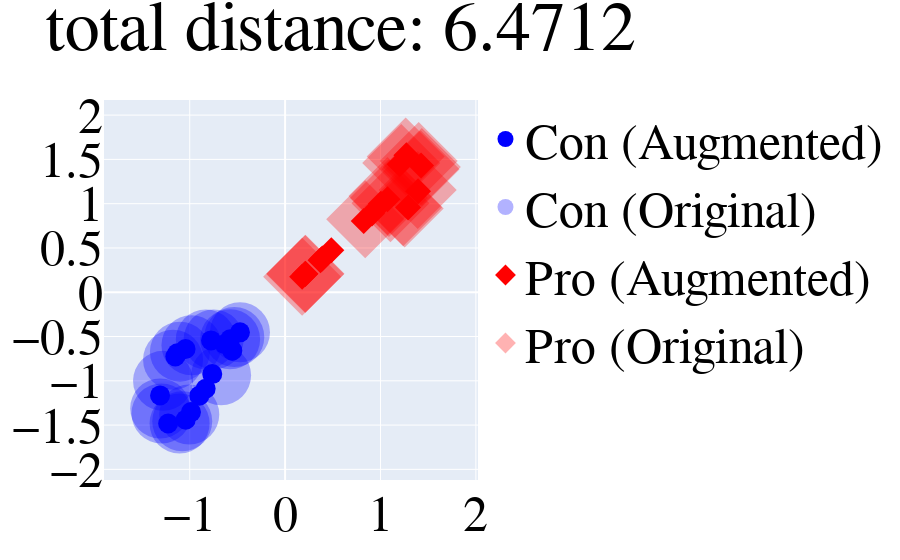
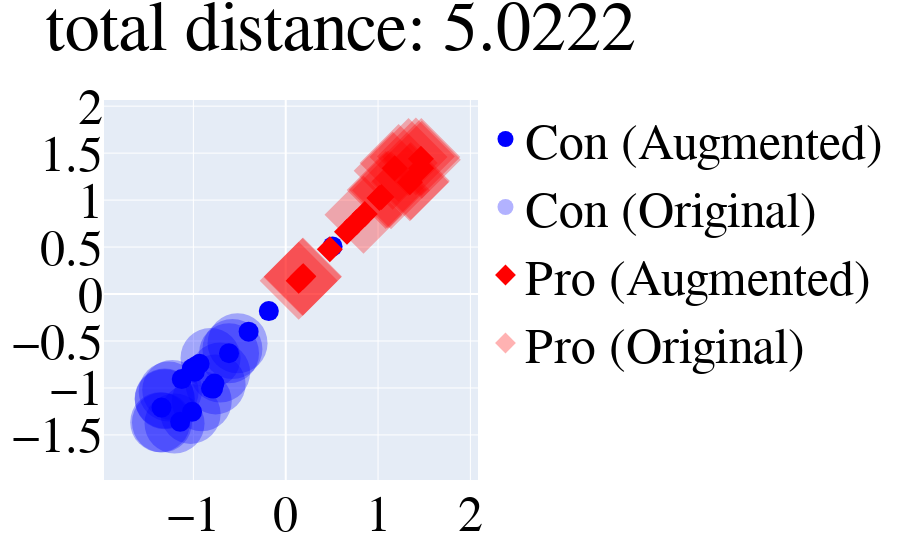
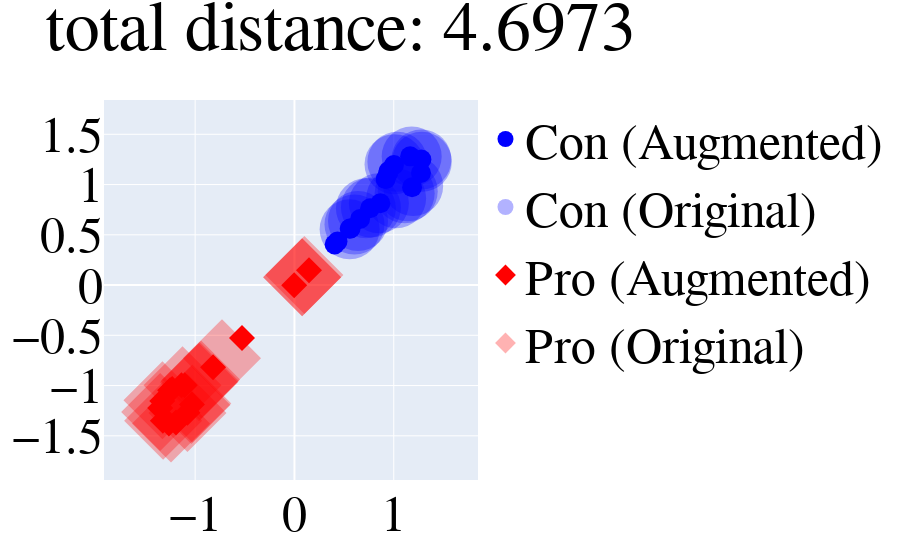
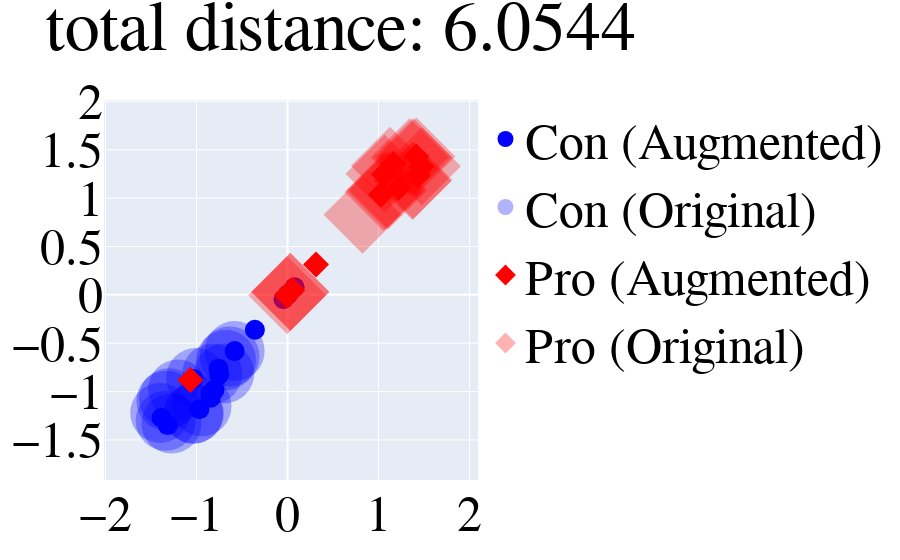

The notebook cell saved with these charts, in order:
### Code cell
datasets = ['pc','cr','subj']
methods = ['eda','wordnet','aeda','backtranslation']
for dataset in datasets:
    for method in methods:
        run(dataset,method)

### Figure 1 — Plotly figure (JSON) as saved in the notebook; plotly's stock layout.template omitted (floating-point values rounded to 4 significant figures)
{"data": [{"hovertemplate": "%{text}", "marker": {"color": "blue", "opacity": 1, "size": 20, "symbol": "circle"}, "mode": "markers", "name": "Con (Augmented)", "text": ["Text: Functions don't work as well as if individual items ( fax,) <br> Label: Con (augmented) <br> Distance: 0.62383", "Text: recharges slowly with NiMH. Small 8MB card. <br> Label: Con (augmented) <br> Distance: 0.25245", "Text: Port cover, antenna when offer, takes a bit to find sweet daub. <br> Label: Con (augmented) <br> Distance: 0.06664", "Text: Brightness varies too much on LCD, video out, and diverge computer <br> Label: Con (augmented) <br> Distance: 0.37296", "Text: smears and ink blots <br> Label: Con (augmented) <br> Distance: 0.64890", "Text: No USB and soar no optical zoom, not great in low light <br> Label: Con (augmented) <br> Distance: 0.16458", "Text: practice not fold very compact. <br> Label: Con (augmented) <br> Distance: 1.07348", "Text: so new accessary that it's hard to find or get accessories for <br> Label: Con (augmented) <br> Distance: 0.05071", "Text: package / driver problems <br> Label: Con (augmented) <br> Distance: 0.76465", "Text: Sometimes more than one sheet of composition is extract through at a time <br> Label: Con (augmented) <br> Distance: 0.29872", "Text: could do with more pixals <br> Label: Con (augmented) <br> Distance: 0.00000", "Text: Back-light No at night. <br> Label: Con (augmented) <br> Distance: 0.35338", "Text: A little axerophthol noisy.  <br> Label: Con (augmented) <br> Distance: 0.00000", "Text: Battery life is tremendous <br> Label: Con (augmented) <br> Distance: 1.33762", "Text: sh_t pictures most of the time, non viewfinder not accurate <br> Label: Con (augmented) <br> Distance: 0.38746"], "type": "scatter", "x": [-1.042, -1.226, -1.151, -0.5533, -1.044, -1.311, -0.899, -0.9868, -0.8331, -0.6338, -0.5765, -0.7638, -0.4731, -0.7766, -1.131], "y": [-1.439, -1.482, -0.7258, -0.6595, -0.6404, -1.165, -1.168, -1.353, -1.09, -0.5871, -0.5306, -0.9242, -0.4528, -0.5437, -0.6885]}, {"hovertemplate": "%{text}", "marker": {"color": "blue", "opacity": 0.3, "size": 60, "symbol": "circle"}, "mode": "markers", "name": "Con (Original)", "text": ["Text: Functions don't work as well as if individual items (separate fax, etc) <br> Label: Con (original) <br> Distance: 0.62383", "Text: Flash recharges slowly with NiMH. Small 8MB card. <br> Label: Con (original) <br> Distance: 0.25245", "Text: Port cover, antenna when extended, takes a bit to find sweet spot. <br> Label: Con (original) <br> Distance: 0.06664", "Text: Brightness varies too much on LCD, video out, and computer <br> Label: Con (original) <br> Distance: 0.37296", "Text: Ink smears and ink blots <br> Label: Con (original) <br> Distance: 0.64890", "Text: No USB and no optical zoom, not great in low light <br> Label: Con (original) <br> Distance: 0.16458", "Text: Does not fold very compact. <br> Label: Con (original) <br> Distance: 1.07348", "Text: so new that it's hard to find or get accessories for <br> Label: Con (original) <br> Distance: 0.05071", "Text: Software / driver problems <br> Label: Con (original) <br> Distance: 0.76465", "Text: Sometimes more than one sheet of paper is pulled through at a time <br> Label: Con (original) <br> Distance: 0.29872", "Text: could do with more pixals <br> Label: Con (original) <br> Distance: 0.00000", "Text: No Back-light at night. <br> Label: Con (original) <br> Distance: 0.35338", "Text: A little noisy.  <br> Label: Con (original) <br> Distance: 0.00000", "Text: Battery life is terrible <br> Label: Con (original) <br> Distance: 1.33762", "Text: sh_t pictures most of the time, viewfinder not accurate <br> Label: Con (original) <br> Distance: 0.38746"], "type": "scatter", "x": [-1.103, -1.309, -1.175, -0.6711, -1.078, -1.296, -0.5326, -1.005, -1.106, -0.7493, -0.5765, -0.8313, -0.4731, -1.28, -0.9818], "y": [-0.6708, -1.312, -0.7615, -0.9383, -1.458, -1.369, -0.5045, -1.38, -1.482, -0.5339, -0.5306, -0.5322, -0.4528, -1.001, -0.5987]}, {"hovertemplate": "%{text}", "marker": {"color": "red", "opacity": 1, "size": 20, "symbol": "diamond"}, "mode": "markers", "name": "Pro (Augmented)", "text": ["Text: Great  <br> Label: Pro (augmented) <br> Distance: 0.02194", "Text: Quality Screen, no shutter lag, excellent pictures, fantastic. <br> Label: Pro (augmented) <br> Distance: 1.89282", "Text: Excellent quality prints., slow to install. <br> Label: Pro (augmented) <br> Distance: 0.51466", "Text: 5, manual features, construction, quality, software interface, quick charger. <br> Label: Pro (augmented) <br> Distance: 1.10495", "Text: cheap <br> Label: Pro (augmented) <br> Distance: 0.95117", "Text: velocity, clarity <br> Label: Pro (augmented) <br> Distance: 0.00000", "Text: fabulous picture quality, operation quick very <br> Label: Pro (augmented) <br> Distance: 0.04088", "Text: egronomic anatomy, inexpensive, loud ringer, several appurtenance included, fm tuner, minibrowser <br> Label: Pro (augmented) <br> Distance: 0.19009", "Text: A solidly little  great built printer. <br> Label: Pro (augmented) <br> Distance: 0.83807", "Text: photos picture Great <br> Label: Pro (augmented) <br> Distance: 0.53366", "Text: photos, ease of carrying, no downloading <br> Label: Pro (augmented) <br> Distance: 2.33359", "Text: small, enough features &#13;&#XIII 10; <br> Label: Pro (augmented) <br> Distance: 0.00000", "Text: ...small <br> Label: Pro (augmented) <br> Distance: 0.00000", "Text: great it! Great first digital camera, Comes docking with station, charger, fair price, Buy quality. <br> Label: Pro (augmented) <br> Distance: 0.07611", "Text: Easy to use, great battery life, variety of ringtones and faceplates to loose buy. <br> Label: Pro (augmented) <br> Distance: 0.20771"], "type": "scatter", "x": [1.272, 0.3904, 1.289, 0.8243, 0.4845, 0.2098, 1.074, 1.004, 0.9109, 1.201, 0.3708, 0.2141, 0.1785, 1.425, 1.394], "y": [1.546, 0.3812, 0.9573, 0.804, 0.4739, 0.205, 1.05, 0.9998, 0.8886, 1.445, 0.3624, 0.2092, 0.1744, 1.43, 1.139]}, {"hovertemplate": "%{text}", "marker": {"color": "red", "opacity": 0.3, "size": 60, "symbol": "diamond"}, "mode": "markers", "name": "Pro (Original)", "text": ["Text: Great Pictures <br> Label: Pro (original) <br> Distance: 0.02194", "Text: Quality LCD Screen, no shutter lag, excellent pictures, fantastic movies. <br> Label: Pro (original) <br> Distance: 1.89282", "Text: Excellent quality prints., Easy to install. <br> Label: Pro (original) <br> Distance: 0.51466", "Text: 5 MP, manual features, construction, quality pictures, software interface, quick charger. <br> Label: Pro (original) <br> Distance: 1.10495", "Text: It's cheap <br> Label: Pro (original) <br> Distance: 0.95117", "Text: speed, clarity <br> Label: Pro (original) <br> Distance: 0.00000", "Text: fabulous picture quality, very quick operation <br> Label: Pro (original) <br> Distance: 0.04088", "Text: egronomic shape, inexpensive, loud ringer, several accessories included, fm tuner, minibrowser <br> Label: Pro (original) <br> Distance: 0.19009", "Text: A solidly built  great little printer. <br> Label: Pro (original) <br> Distance: 0.83807", "Text: Great picture photos <br> Label: Pro (original) <br> Distance: 0.53366", "Text: instant photos, ease of carrying, no downloading <br> Label: Pro (original) <br> Distance: 2.33359", "Text: small, enough features &#13;&#10; <br> Label: Pro (original) <br> Distance: 0.00000", "Text: ...small <br> Label: Pro (original) <br> Distance: 0.00000", "Text: Buy it! Great first digital camera, Comes with docking station, charger, fair price, great quality. <br> Label: Pro (original) <br> Distance: 0.07611", "Text: Easy to use, great battery life, variety of ringtones and faceplates to buy. <br> Label: Pro (original) <br> Distance: 0.20771"], "type": "scatter", "x": [1.264, 1.104, 1.433, 1.254, 0.8399, 0.2098, 1.089, 1.074, 1.237, 1.39, 1.217, 0.2141, 0.1785, 1.4, 1.42], "y": [1.533, 1.004, 1.413, 0.9454, 0.8251, 0.205, 1.065, 1.087, 0.9596, 1.155, 1.459, 0.2092, 0.1744, 1.483, 1.389]}], "layout": {"font": {"color": "black", "family": "Courier New, monospace", "size": 50}, "showlegend": true, "title": {"text": "total distance: 6.4712"}}}

### Figure 2 — Plotly figure (JSON) as saved in the notebook; plotly's stock layout.template omitted (floating-point values rounded to 4 significant figures)
{"data": [{"hovertemplate": "%{text}", "marker": {"color": "blue", "opacity": 1, "size": 20, "symbol": "circle"}, "mode": "markers", "name": "Con (Augmented)", "text": ["Text: so new that it's heavy to incur or get accessories for <br> Label: Con (augmented) <br> Distance: 0.29324", "Text: office don't bring as well as if individual items (separate fax, etc) <br> Label: Con (augmented) <br> Distance: 0.65967", "Text: ostentate recharges slowly with NiMH. Small 8MB card. <br> Label: Con (augmented) <br> Distance: 0.38364", "Text: Port cover, antenna when extended, takes a sting to ascertain sweet spot. <br> Label: Con (augmented) <br> Distance: 0.90470", "Text: sh_t photo most of the time, viewfinder not accurate <br> Label: Con (augmented) <br> Distance: 0.34695", "Text: exercise not fold very compact. <br> Label: Con (augmented) <br> Distance: 0.92334", "Text: Sometimes more than one rag of paper is pulled through at a clip <br> Label: Con (augmented) <br> Distance: 0.25857", "Text: Brightness varies too much on LCD, television out, and estimator <br> Label: Con (augmented) <br> Distance: 1.49543", "Text: adenine little noisy.  <br> Label: Con (augmented) <br> Distance: 0.32419", "Text: could do with more pixals <br> Label: Con (augmented) <br> Distance: 0.00000", "Text: Software / driver job <br> Label: Con (augmented) <br> Distance: 0.99267", "Text: Ink smears and ink blob <br> Label: Con (augmented) <br> Distance: 0.05161", "Text: No Back-light at dark. <br> Label: Con (augmented) <br> Distance: 0.48129", "Text: Battery lifespan is terrible <br> Label: Con (augmented) <br> Distance: 0.41902", "Text: nobelium USB and no optical zoom, not great in humbled light <br> Label: Con (augmented) <br> Distance: 4.95766"], "type": "scatter", "x": [-1.126, -1.017, -1.144, -0.9803, -0.7865, -0.8094, -0.7726, -0.1829, -0.4019, -0.6142, -0.9332, -1.015, -0.9846, -1.345, 0.5074], "y": [-0.9059, -0.7935, -1.361, -0.7717, -1.006, -1.003, -0.953, -0.1816, -0.4009, -0.6296, -0.7435, -1.254, -0.8267, -1.209, 0.5071]}, {"hovertemplate": "%{text}", "marker": {"color": "blue", "opacity": 0.3, "size": 60, "symbol": "circle"}, "mode": "markers", "name": "Con (Original)", "text": ["Text: so new that it's hard to find or get accessories for <br> Label: Con (original) <br> Distance: 0.29324", "Text: Functions don't work as well as if individual items (separate fax, etc) <br> Label: Con (original) <br> Distance: 0.65967", "Text: Flash recharges slowly with NiMH. Small 8MB card. <br> Label: Con (original) <br> Distance: 0.38364", "Text: Port cover, antenna when extended, takes a bit to find sweet spot. <br> Label: Con (original) <br> Distance: 0.90470", "Text: sh_t pictures most of the time, viewfinder not accurate <br> Label: Con (original) <br> Distance: 0.34695", "Text: Does not fold very compact. <br> Label: Con (original) <br> Distance: 0.92334", "Text: Sometimes more than one sheet of paper is pulled through at a time <br> Label: Con (original) <br> Distance: 0.25857", "Text: Brightness varies too much on LCD, video out, and computer <br> Label: Con (original) <br> Distance: 1.49543", "Text: A little noisy.  <br> Label: Con (original) <br> Distance: 0.32419", "Text: could do with more pixals <br> Label: Con (original) <br> Distance: 0.00000", "Text: Software / driver problems <br> Label: Con (original) <br> Distance: 0.99267", "Text: Ink smears and ink blots <br> Label: Con (original) <br> Distance: 0.05161", "Text: No Back-light at night. <br> Label: Con (original) <br> Distance: 0.48129", "Text: Battery life is terrible <br> Label: Con (original) <br> Distance: 0.41902", "Text: No USB and no optical zoom, not great in low light <br> Label: Con (original) <br> Distance: 4.95766"], "type": "scatter", "x": [-1.229, -1.267, -1.359, -1.31, -0.9095, -0.5775, -0.7101, -0.8145, -0.5217, -0.6142, -1.311, -1.03, -0.7596, -1.204, -1.34], "y": [-1.021, -1.039, -1.364, -1.12, -1.142, -0.586, -0.8352, -0.6802, -0.5242, -0.6296, -1.112, -1.276, -0.9619, -1.378, -1.367]}, {"hovertemplate": "%{text}", "marker": {"color": "red", "opacity": 1, "size": 20, "symbol": "diamond"}, "mode": "markers", "name": "Pro (Augmented)", "text": ["Text: A solidly built  groovy little printer. <br> Label: Pro (augmented) <br> Distance: 2.04813", "Text: Buy it! swell first digital camera, Comes with dockage station, charger, fair price, corking quality. <br> Label: Pro (augmented) <br> Distance: 1.08360", "Text: promiscuous to use, great barrage life, variety of ringtones and faceplates to buy. <br> Label: Pro (augmented) <br> Distance: 0.17825", "Text: egronomic configuration, inexpensive, loud ringer, several supplement included, fm tuner, minibrowser <br> Label: Pro (augmented) <br> Distance: 0.20896", "Text: instant picture, ease of carrying, no downloading <br> Label: Pro (augmented) <br> Distance: 0.41177", "Text: 5 MP, manual boast, construction, quality visualise, software interface, quick charger. <br> Label: Pro (augmented) <br> Distance: 0.00000", "Text: It's tawdry <br> Label: Pro (augmented) <br> Distance: 0.47711", "Text: ...minor <br> Label: Pro (augmented) <br> Distance: 0.00000", "Text: keen picture photos <br> Label: Pro (augmented) <br> Distance: 3.22876", "Text: fastness, clarity <br> Label: Pro (augmented) <br> Distance: 0.00000", "Text: bang-up Pictures <br> Label: Pro (augmented) <br> Distance: 3.10632", "Text: choice LCD Screen, no shutter imprison, excellent pictures, fantastic movies. <br> Label: Pro (augmented) <br> Distance: 0.70917", "Text: small-scale, enough features &#13;&#10; <br> Label: Pro (augmented) <br> Distance: 0.00000", "Text: fabulous picture quality, very speedy operation <br> Label: Pro (augmented) <br> Distance: 0.91635", "Text: Excellent quality prints., gentle to install. <br> Label: Pro (augmented) <br> Distance: 0.03819"], "type": "scatter", "x": [0.4778, 1.036, 1.466, 1.014, 1.18, 1.345, 0.6633, 0.1401, 0.1904, 0.1814, 0.1543, 0.856, 0.1871, 0.7665, 1.464], "y": [0.4777, 1.032, 1.339, 1.022, 1.34, 1.19, 0.6641, 0.1404, 0.1905, 0.1816, 0.1546, 0.8526, 0.1873, 0.7654, 1.441]}, {"hovertemplate": "%{text}", "marker": {"color": "red", "opacity": 0.3, "size": 60, "symbol": "diamond"}, "mode": "markers", "name": "Pro (Original)", "text": ["Text: A solidly built  great little printer. <br> Label: Pro (original) <br> Distance: 2.04813", "Text: Buy it! Great first digital camera, Comes with docking station, charger, fair price, great quality. <br> Label: Pro (original) <br> Distance: 1.08360", "Text: Easy to use, great battery life, variety of ringtones and faceplates to buy. <br> Label: Pro (original) <br> Distance: 0.17825", "Text: egronomic shape, inexpensive, loud ringer, several accessories included, fm tuner, minibrowser <br> Label: Pro (original) <br> Distance: 0.20896", "Text: instant photos, ease of carrying, no downloading <br> Label: Pro (original) <br> Distance: 0.41177", "Text: 5 MP, manual features, construction, quality pictures, software interface, quick charger. <br> Label: Pro (original) <br> Distance: 0.00000", "Text: It's cheap <br> Label: Pro (original) <br> Distance: 0.47711", "Text: ...small <br> Label: Pro (original) <br> Distance: 0.00000", "Text: Great picture photos <br> Label: Pro (original) <br> Distance: 3.22876", "Text: speed, clarity <br> Label: Pro (original) <br> Distance: 0.00000", "Text: Great Pictures <br> Label: Pro (original) <br> Distance: 3.10632", "Text: Quality LCD Screen, no shutter lag, excellent pictures, fantastic movies. <br> Label: Pro (original) <br> Distance: 0.70917", "Text: small, enough features &#13;&#10; <br> Label: Pro (original) <br> Distance: 0.00000", "Text: fabulous picture quality, very quick operation <br> Label: Pro (original) <br> Distance: 0.91635", "Text: Excellent quality prints., Easy to install. <br> Label: Pro (original) <br> Distance: 0.03819"], "type": "scatter", "x": [1.158, 1.41, 1.474, 1.082, 1.355, 1.345, 0.8422, 0.1401, 1.33, 0.1814, 1.223, 1.14, 0.1871, 1.106, 1.469], "y": [1.312, 1.464, 1.429, 1.108, 1.203, 1.19, 0.8436, 0.1404, 1.46, 0.1816, 1.395, 1.104, 0.1873, 1.114, 1.46]}], "layout": {"font": {"color": "black", "family": "Courier New, monospace", "size": 50}, "showlegend": true, "title": {"text": "total distance: 5.0222"}}}

### Figure 3 — Plotly figure (JSON) as saved in the notebook; plotly's stock layout.template omitted (floating-point values rounded to 4 significant figures)
{"data": [{"hovertemplate": "%{text}", "marker": {"color": "blue", "opacity": 1, "size": 20, "symbol": "circle"}, "mode": "markers", "name": "Con (Augmented)", "text": ["Text: sh_t pictures most : of the time, ! viewfinder not accurate <br> Label: Con (augmented) <br> Distance: 1.50802", "Text: Sometimes ; more than one . sheet of paper is pulled through at a time <br> Label: Con (augmented) <br> Distance: 0.02110", "Text: Brightness varies too . much on LCD, video out, and . computer <br> Label: Con (augmented) <br> Distance: 0.48910", "Text: A little noisy. ,  <br> Label: Con (augmented) <br> Distance: 0.32869", "Text: Functions don't work as well as if individual ; items . (separate ; fax, etc) <br> Label: Con (augmented) <br> Distance: 0.52980", "Text: . No USB and ! no optical zoom, not great , in low light <br> Label: Con (augmented) <br> Distance: 0.19345", "Text: Does not , fold very compact. <br> Label: Con (augmented) <br> Distance: 0.10437", "Text: so new : that it's hard to find or get accessories for <br> Label: Con (augmented) <br> Distance: 0.48849", "Text: Battery life is ; terrible <br> Label: Con (augmented) <br> Distance: 0.03265", "Text: Software / driver . problems <br> Label: Con (augmented) <br> Distance: 0.03092", "Text: Flash recharges slowly with NiMH. Small 8MB ; card. <br> Label: Con (augmented) <br> Distance: 0.00150", "Text: Ink smears ? and ; ink blots <br> Label: Con (augmented) <br> Distance: 0.01626", "Text: Port cover, antenna when ! extended, takes a , bit to find sweet spot. <br> Label: Con (augmented) <br> Distance: 0.38715", "Text: No Back-light : at night. <br> Label: Con (augmented) <br> Distance: 0.03089", "Text: could do , with more pixals <br> Label: Con (augmented) <br> Distance: 0.05684"], "type": "scatter", "x": [0.4049, 0.7618, 0.5563, 0.4335, 0.9482, 1.274, 0.5657, 0.9423, 1.165, 1.184, 1.278, 1.002, 0.9184, 0.865, 0.661], "y": [0.4042, 0.7635, 0.5598, 0.4329, 1.134, 1.115, 0.564, 1.111, 1.28, 0.9731, 1.249, 1.195, 1.054, 0.8133, 0.6576]}, {"hovertemplate": "%{text}", "marker": {"color": "blue", "opacity": 0.3, "size": 60, "symbol": "circle"}, "mode": "markers", "name": "Con (Original)", "text": ["Text: sh_t pictures most of the time, viewfinder not accurate <br> Label: Con (original) <br> Distance: 1.50802", "Text: Sometimes more than one sheet of paper is pulled through at a time <br> Label: Con (original) <br> Distance: 0.02110", "Text: Brightness varies too much on LCD, video out, and computer <br> Label: Con (original) <br> Distance: 0.48910", "Text: A little noisy.  <br> Label: Con (original) <br> Distance: 0.32869", "Text: Functions don't work as well as if individual items (separate fax, etc) <br> Label: Con (original) <br> Distance: 0.52980", "Text: No USB and no optical zoom, not great in low light <br> Label: Con (original) <br> Distance: 0.19345", "Text: Does not fold very compact. <br> Label: Con (original) <br> Distance: 0.10437", "Text: so new that it's hard to find or get accessories for <br> Label: Con (original) <br> Distance: 0.48849", "Text: Battery life is terrible <br> Label: Con (original) <br> Distance: 0.03265", "Text: Software / driver problems <br> Label: Con (original) <br> Distance: 0.03092", "Text: Flash recharges slowly with NiMH. Small 8MB card. <br> Label: Con (original) <br> Distance: 0.00150", "Text: Ink smears and ink blots <br> Label: Con (original) <br> Distance: 0.01626", "Text: Port cover, antenna when extended, takes a bit to find sweet spot. <br> Label: Con (original) <br> Distance: 0.38715", "Text: No Back-light at night. <br> Label: Con (original) <br> Distance: 0.03089", "Text: could do with more pixals <br> Label: Con (original) <br> Distance: 0.05684"], "type": "scatter", "x": [1.024, 0.7699, 0.7192, 0.5558, 1.141, 1.282, 0.6046, 1.11, 1.181, 1.195, 1.278, 1.008, 1.037, 0.8501, 0.6399], "y": [0.8636, 0.7708, 0.7642, 0.5539, 0.9323, 1.226, 0.6023, 0.913, 1.279, 0.9851, 1.25, 1.201, 1.227, 0.8129, 0.6365]}, {"hovertemplate": "%{text}", "marker": {"color": "red", "opacity": 1, "size": 20, "symbol": "diamond"}, "mode": "markers", "name": "Pro (Augmented)", "text": ["Text: 5 , MP, manual features, construction, quality pictures, software ? interface, quick charger. <br> Label: Pro (augmented) <br> Distance: 0.01787", "Text: speed, . clarity <br> Label: Pro (augmented) <br> Distance: 0.21638", "Text: : egronomic shape, inexpensive, loud ringer, several accessories included, fm . tuner, ! minibrowser <br> Label: Pro (augmented) <br> Distance: 0.63821", "Text: fabulous . picture quality, . very quick operation <br> Label: Pro (augmented) <br> Distance: 0.38847", "Text: A solidly built  great little ? printer. <br> Label: Pro (augmented) <br> Distance: 0.04635", "Text: ? It's cheap <br> Label: Pro (augmented) <br> Distance: 0.54447", "Text: ! ...small <br> Label: Pro (augmented) <br> Distance: 2.48095", "Text: Buy it! Great ; first digital camera, Comes with docking station, charger, fair price, great quality. <br> Label: Pro (augmented) <br> Distance: 0.35012", "Text: instant photos, ease of carrying, , no downloading <br> Label: Pro (augmented) <br> Distance: 0.48430", "Text: Great ; Pictures <br> Label: Pro (augmented) <br> Distance: 0.53395", "Text: small, enough features ? &#13;&#10; <br> Label: Pro (augmented) <br> Distance: 0.18878", "Text: Excellent quality prints., Easy to , install. <br> Label: Pro (augmented) <br> Distance: 0.00648", "Text: Great . picture photos <br> Label: Pro (augmented) <br> Distance: 0.47743", "Text: Quality LCD Screen, no shutter lag, excellent pictures, ! fantastic ! movies. <br> Label: Pro (augmented) <br> Distance: 0.83053", "Text: Easy to use, great battery life, variety of ringtones and faceplates to ; buy. <br> Label: Pro (augmented) <br> Distance: 0.26829"], "type": "scatter", "x": [-1.032, -0.002453, -1.078, -1.138, -1.105, -0.5279, -0.8196, -1.352, -1.231, -1.252, 0.1468, -1.325, -1.193, -1.331, -1.265], "y": [-1.189, -0.002346, -1.27, -0.9979, -0.9977, -0.5272, -0.8185, -1.223, -1.035, -1.047, 0.1468, -1.349, -1.367, -1.153, -1.377]}, {"hovertemplate": "%{text}", "marker": {"color": "red", "opacity": 0.3, "size": 60, "symbol": "diamond"}, "mode": "markers", "name": "Pro (Original)", "text": ["Text: 5 MP, manual features, construction, quality pictures, software interface, quick charger. <br> Label: Pro (original) <br> Distance: 0.01787", "Text: speed, clarity <br> Label: Pro (original) <br> Distance: 0.21638", "Text: egronomic shape, inexpensive, loud ringer, several accessories included, fm tuner, minibrowser <br> Label: Pro (original) <br> Distance: 0.63821", "Text: fabulous picture quality, very quick operation <br> Label: Pro (original) <br> Distance: 0.38847", "Text: A solidly built  great little printer. <br> Label: Pro (original) <br> Distance: 0.04635", "Text: It's cheap <br> Label: Pro (original) <br> Distance: 0.54447", "Text: ...small <br> Label: Pro (original) <br> Distance: 2.48095", "Text: Buy it! Great first digital camera, Comes with docking station, charger, fair price, great quality. <br> Label: Pro (original) <br> Distance: 0.35012", "Text: instant photos, ease of carrying, no downloading <br> Label: Pro (original) <br> Distance: 0.48430", "Text: Great Pictures <br> Label: Pro (original) <br> Distance: 0.53395", "Text: small, enough features &#13;&#10; <br> Label: Pro (original) <br> Distance: 0.18878", "Text: Excellent quality prints., Easy to install. <br> Label: Pro (original) <br> Distance: 0.00648", "Text: Great picture photos <br> Label: Pro (original) <br> Distance: 0.47743", "Text: Quality LCD Screen, no shutter lag, excellent pictures, fantastic movies. <br> Label: Pro (original) <br> Distance: 0.83053", "Text: Easy to use, great battery life, variety of ringtones and faceplates to buy. <br> Label: Pro (original) <br> Distance: 0.26829"], "type": "scatter", "x": [-1.03, 0.07774, -0.9408, -0.9537, -1.127, -0.7297, 0.1, -1.244, -1.038, -1.078, 0.07686, -1.322, -1.33, -0.9612, -1.352], "y": [-1.179, 0.07777, -0.9406, -0.9559, -0.9965, -0.7288, 0.1, -1.378, -1.194, -1.273, 0.07689, -1.351, -1.145, -0.9666, -1.263]}], "layout": {"font": {"color": "black", "family": "Courier New, monospace", "size": 50}, "showlegend": true, "title": {"text": "total distance: 4.6973"}}}

### Figure 4 — Plotly figure (JSON) as saved in the notebook; plotly's stock layout.template omitted (floating-point values rounded to 4 significant figures)
{"data": [{"hovertemplate": "%{text}", "marker": {"color": "blue", "opacity": 1, "size": 20, "symbol": "circle"}, "mode": "markers", "name": "Con (Augmented)", "text": ["Text: Software / Controller Problems <br> Label: Con (augmented) <br> Distance: 0.44865", "Text: Sometimes there's more than one pedal of paper per vehicle. <br> Label: Con (augmented) <br> Distance: 0.15102", "Text: A little noisy. <br> Label: Con (augmented) <br> Distance: 0.00000", "Text: Ink stains and ink stains <br> Label: Con (augmented) <br> Distance: 0.73346", "Text: It doesn't bend very tightly. <br> Label: Con (augmented) <br> Distance: 1.71583", "Text: Covering the door, the antenna when it extends, takes a while to find the addol. <br> Label: Con (augmented) <br> Distance: 1.01569", "Text: Pixal Pixal Pixal Pixal Pixal Pixal Pixal Pixal Pixal Pixal Pixal Pixal Pixal Pixal Pixal Pixal Pixal Pixal Pixal Pixal Pixal Pixal Pixal Pixal Pixal Pixal Pixal Pixal Pixal Pixal Pixal Pixal Pixal Pixal Pixal Pixal Pixal Pixal Pixal Pixal Pixal Pixal Pixal Pixal Pixal Pixal Pixal Pixal Pixal Pixal Pixal Pixal Pixal Pixal Pixal Pixal Pixal Pixal Pixal Pixal Pixal Pixal Pixal Pixal Pixal Pixal Pixal <br> Label: Con (augmented) <br> Distance: 1.78331", "Text: There is no rear light during the night. <br> Label: Con (augmented) <br> Distance: 0.43775", "Text: The long-lived battery is terrible. <br> Label: Con (augmented) <br> Distance: 2.41187", "Text: Lighting changes path to LCD, view and page <br> Label: Con (augmented) <br> Distance: 2.29988", "Text: Slow flash load in the NiMH cartridge. 8MB. <br> Label: Con (augmented) <br> Distance: 0.06600", "Text: The new thing is that it is difficult, that it can complete, that it can fill. <br> Label: Con (augmented) <br> Distance: 2.82543", "Text: Functions did not work as well as individual elements (separate fax, etc.) <br> Label: Con (augmented) <br> Distance: 0.51016", "Text: Sh_t images most of the time, the viewfinder is not required <br> Label: Con (augmented) <br> Distance: 0.33184", "Text: No zoom and USB optics, no big low lights <br> Label: Con (augmented) <br> Distance: 0.09173"], "type": "scatter", "x": [-0.8446, -0.7587, -0.5813, -0.8032, 0.007816, -0.7495, -0.003995, -0.8493, -0.3587, 0.07826, -1.317, -0.04524, -0.9681, -1.037, -1.385], "y": [-1.064, -0.7629, -0.5814, -0.9823, 0.007521, -0.8217, -0.004376, -1.025, -0.3607, 0.07829, -1.346, -0.04582, -1.183, -0.87, -1.271]}, {"hovertemplate": "%{text}", "marker": {"color": "blue", "opacity": 0.3, "size": 60, "symbol": "circle"}, "mode": "markers", "name": "Con (Original)", "text": ["Text: Software / driver problems <br> Label: Con (original) <br> Distance: 0.44865", "Text: Sometimes more than one sheet of paper is pulled through at a time <br> Label: Con (original) <br> Distance: 0.15102", "Text: A little noisy.  <br> Label: Con (original) <br> Distance: 0.00000", "Text: Ink smears and ink blots <br> Label: Con (original) <br> Distance: 0.73346", "Text: Does not fold very compact. <br> Label: Con (original) <br> Distance: 1.71583", "Text: Port cover, antenna when extended, takes a bit to find sweet spot. <br> Label: Con (original) <br> Distance: 1.01569", "Text: could do with more pixals <br> Label: Con (original) <br> Distance: 1.78331", "Text: No Back-light at night. <br> Label: Con (original) <br> Distance: 0.43775", "Text: Battery life is terrible <br> Label: Con (original) <br> Distance: 2.41187", "Text: Brightness varies too much on LCD, video out, and computer <br> Label: Con (original) <br> Distance: 2.29988", "Text: Flash recharges slowly with NiMH. Small 8MB card. <br> Label: Con (original) <br> Distance: 0.06600", "Text: so new that it's hard to find or get accessories for <br> Label: Con (original) <br> Distance: 2.82543", "Text: Functions don't work as well as if individual items (separate fax, etc) <br> Label: Con (original) <br> Distance: 0.51016", "Text: sh_t pictures most of the time, viewfinder not accurate <br> Label: Con (original) <br> Distance: 0.33184", "Text: No USB and no optical zoom, not great in low light <br> Label: Con (original) <br> Distance: 0.09173"], "type": "scatter", "x": [-1.03, -0.8275, -0.5813, -1.331, -0.6377, -1.036, -0.6768, -1.005, -1.399, -0.6951, -1.275, -0.9455, -1.303, -1.202, -1.339], "y": [-1.227, -0.8153, -0.5814, -1.095, -0.6366, -1.228, -0.6733, -0.8584, -1.22, -0.812, -1.33, -1.153, -1.069, -0.9787, -1.301]}, {"hovertemplate": "%{text}", "marker": {"color": "red", "opacity": 1, "size": 20, "symbol": "diamond"}, "mode": "markers", "name": "Pro (Augmented)", "text": ["Text: Small and sufficient features &#13;&#10; <br> Label: Pro (augmented) <br> Distance: 2.69634", "Text: It's a board. <br> Label: Pro (augmented) <br> Distance: 1.36795", "Text: 5 MP, manual features, construction, quality photos, software interface, fast charger. <br> Label: Pro (augmented) <br> Distance: 0.15320", "Text: Instant photography, easy to transport, without downloading <br> Label: Pro (augmented) <br> Distance: 0.33855", "Text: Large images <br> Label: Pro (augmented) <br> Distance: 3.50675", "Text: Ergonomic shape, low cost sonar, strong, various accessories included, fm tuner, minibrowser <br> Label: Pro (augmented) <br> Distance: 0.07602", "Text: Excellent quality prints., Easy to install. <br> Label: Pro (augmented) <br> Distance: 0.00000", "Text: Hurry up, maureye. <br> Label: Pro (augmented) <br> Distance: 0.09108", "Text: Fabulous image quality, very fast operation <br> Label: Pro (augmented) <br> Distance: 0.38217", "Text: Large images <br> Label: Pro (augmented) <br> Distance: 3.29752", "Text: A large and tiny printer solidly built. <br> Label: Pro (augmented) <br> Distance: 5.67937", "Text: The first large digital camera, arrived at the anchovy, car, good price, great quality. <br> Label: Pro (augmented) <br> Distance: 0.75294", "Text: ...small. <br> Label: Pro (augmented) <br> Distance: 0.00000", "Text: Easy to use, battery life, variety of sonars and acquired facets. <br> Label: Pro (augmented) <br> Distance: 0.58038", "Text: Quality LCD screen, no filling lake, excellent photos, fantastic movies. <br> Label: Pro (augmented) <br> Distance: 0.64014"], "type": "scatter", "x": [1.038, 0.3126, 1.431, 1.473, 0.04875, 1.026, 1.415, -0.003995, 1.063, 0.04875, -1.067, 1.218, -0.003995, 1.061, 1.163], "y": [1.047, 0.314, 1.234, 1.324, 0.04876, 1.036, 1.43, -0.004376, 1.242, 0.04876, -0.8802, 1.105, -0.004376, 1.247, 1.356]}, {"hovertemplate": "%{text}", "marker": {"color": "red", "opacity": 0.3, "size": 60, "symbol": "diamond"}, "mode": "markers", "name": "Pro (Original)", "text": ["Text: small, enough features &#13;&#10; <br> Label: Pro (original) <br> Distance: 2.69634", "Text: It's cheap <br> Label: Pro (original) <br> Distance: 1.36795", "Text: 5 MP, manual features, construction, quality pictures, software interface, quick charger. <br> Label: Pro (original) <br> Distance: 0.15320", "Text: instant photos, ease of carrying, no downloading <br> Label: Pro (original) <br> Distance: 0.33855", "Text: Great picture photos <br> Label: Pro (original) <br> Distance: 3.50675", "Text: egronomic shape, inexpensive, loud ringer, several accessories included, fm tuner, minibrowser <br> Label: Pro (original) <br> Distance: 0.07602", "Text: Excellent quality prints., Easy to install. <br> Label: Pro (original) <br> Distance: 0.00000", "Text: speed, clarity <br> Label: Pro (original) <br> Distance: 0.09108", "Text: fabulous picture quality, very quick operation <br> Label: Pro (original) <br> Distance: 0.38217", "Text: Great Pictures <br> Label: Pro (original) <br> Distance: 3.29752", "Text: A solidly built  great little printer. <br> Label: Pro (original) <br> Distance: 5.67937", "Text: Buy it! Great first digital camera, Comes with docking station, charger, fair price, great quality. <br> Label: Pro (original) <br> Distance: 0.75294", "Text: ...small <br> Label: Pro (original) <br> Distance: 0.00000", "Text: Easy to use, great battery life, variety of ringtones and faceplates to buy. <br> Label: Pro (original) <br> Distance: 0.58038", "Text: Quality LCD Screen, no shutter lag, excellent pictures, fantastic movies. <br> Label: Pro (original) <br> Distance: 0.64014"], "type": "scatter", "x": [0.032, 0.8235, 1.371, 1.382, 1.475, 1.055, 1.415, 0.03007, 1.078, 1.125, 1.066, 1.342, -0.003995, 1.379, 1.107], "y": [0.03184, 0.8287, 1.177, 1.188, 1.33, 1.065, 1.43, 0.02988, 1.078, 1.334, 1.253, 1.422, -0.004376, 1.423, 1.082]}], "layout": {"font": {"color": "black", "family": "Courier New, monospace", "size": 50}, "showlegend": true, "title": {"text": "total distance: 6.0544"}}}
